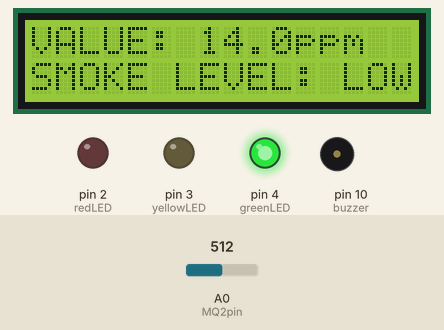
Recording of a sketch running on a simulated Arduino Uno, built with avr-gcc and run on an emulated ATmega328P. Shown: 16×2 character LCD, output pins drawn as LEDs (lit = HIGH), buzzer (waves = sounding). The test bench sets the inputs (shaded band); at power-on: A0 (MQ2pin) = 512. What the sketch prints to the serial monitor is not drawn.

Above: at 5.2 s.
5.3 s: A0 (MQ2pin) set to 633
At 6.9 s:
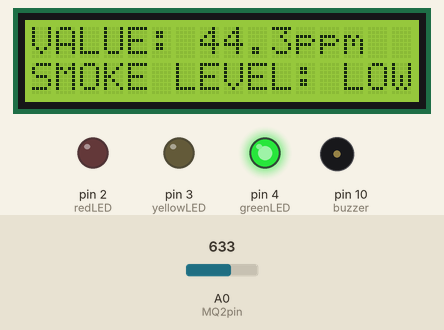
11.2 s: A0 (MQ2pin) set to 658
At 13.2 s:
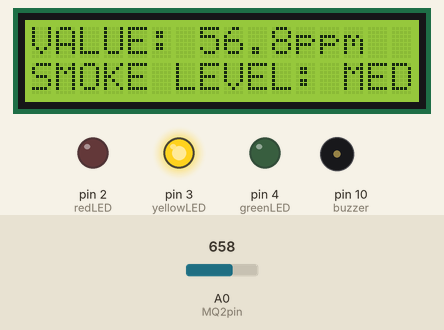
17.1 s: A0 (MQ2pin) set to 695
At 19.5 s:
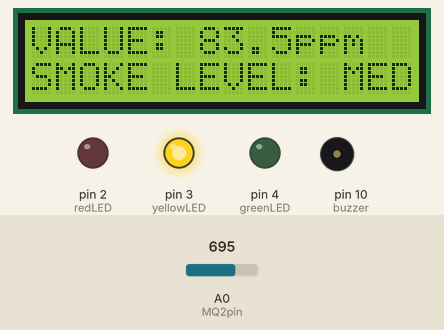
21.9 s: A0 (MQ2pin) set to 726
At 23.0 s:
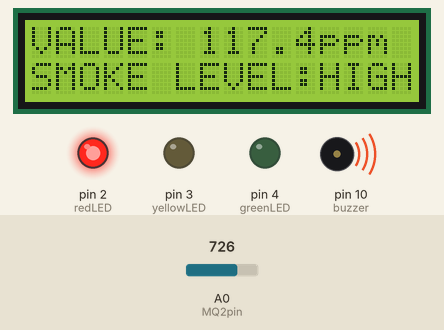
27.8 s: A0 (MQ2pin) set to 1008
At 29.4 s:
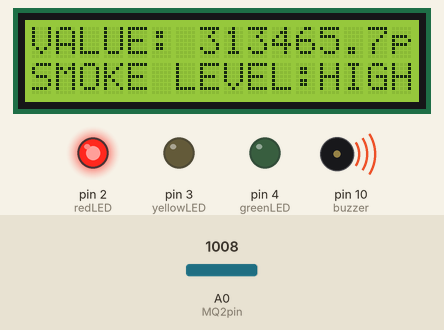
32.0 s: A0 (MQ2pin) set to 1023
At 34.1 s:
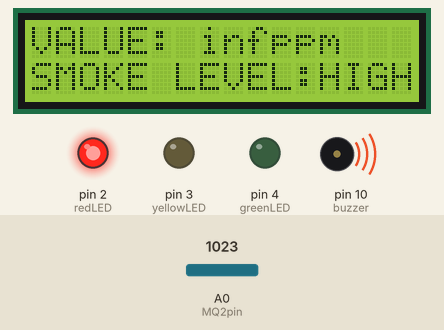
Timing chart, 0 to 35.6 s (numbered marks = the images above; inputs shaded):
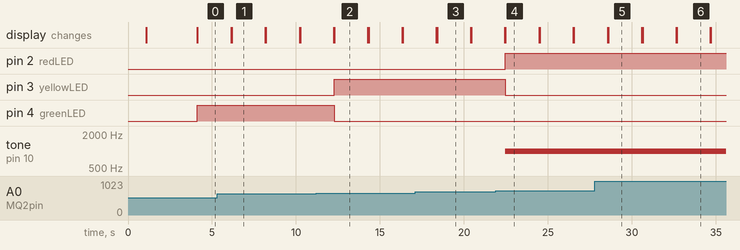

The sketch:

gas_and_smoke_with_automatic_IoT.ino
```cpp
#include <Wire.h>
#include <LiquidCrystal_I2C.h>
#include <math.h>

LiquidCrystal_I2C lcd(0x27, 16, 2);  // I2C LCD address

// Pin definitions
#define MQ2pin A0
#define greenLED 4
#define yellowLED 3
#define redLED 2
#define buzzer 10

#define RL 5.0         // Load resistance in kΩ
float Ro = 10.0;       // Sensor resistance in clean air (adjust if calibrated)

void setup() {
  pinMode(greenLED, OUTPUT);
  pinMode(yellowLED, OUTPUT);
  pinMode(redLED, OUTPUT);
  pinMode(buzzer, OUTPUT);

  lcd.begin(16, 2);
  lcd.backlight();
  lcd.setCursor(0, 0);
  lcd.print(" FIRE AND SMOKE");
  delay(1000);
  lcd.setCursor(0, 1);
  lcd.print("DETECTION SYSTEM");
  delay(3000);
  lcd.clear();

  Serial.begin(9600);
}

// Convert raw ADC to sensor resistance (Rs)
float getSensorResistance(int raw_adc) {
  float voltage = (float)raw_adc * (5.0 / 1023.0);
  float resistance = (5.0 - voltage) / voltage * RL;
  return resistance;
}

// Estimate PPM from Rs/Ro ratio using MQ-2 log-log curve equation
float getPPM(float rs_ro_ratio) {
  float ppm_log = (log10(rs_ro_ratio) - 0.18) / -0.42;
  return pow(10, ppm_log);
}

void loop() {
  int sensorADC = analogRead(MQ2pin);
  float sensorResistance = getSensorResistance(sensorADC);
  float rs_ro_ratio = sensorResistance / Ro;
  float ppm = getPPM(rs_ro_ratio);

  // Display values on Serial Monitor
  Serial.print("ADC: ");
  Serial.print(sensorADC);
  Serial.print(" | Rs/Ro: ");
  Serial.print(rs_ro_ratio);
  Serial.print(" | PPM: ");
  Serial.print(ppm, 1);

  // Display on LCD
  lcd.setCursor(0, 0);
  lcd.print("VALUE: ");
  lcd.print(ppm, 1);
  lcd.print("ppm   ");  // Clear any leftover digits

  lcd.setCursor(0, 1);

  if (ppm < 50) {
    lcd.print("SMOKE LEVEL: LOW ");
    Serial.println(" | Status: LOW");
    digitalWrite(greenLED, HIGH);
    digitalWrite(yellowLED, LOW);
    digitalWrite(redLED, LOW);
    noTone(buzzer);
  }
  else if (ppm >= 50 && ppm < 100) {
    lcd.print("SMOKE LEVEL: MED ");
    Serial.println(" | Status: MEDIUM");
    digitalWrite(greenLED, LOW);
    digitalWrite(yellowLED, HIGH);
    digitalWrite(redLED, LOW);
    noTone(buzzer);
  }
  else {
    lcd.print("SMOKE LEVEL:HIGH");
    Serial.println(" | Status: HIGH");
    digitalWrite(greenLED, LOW);
    digitalWrite(yellowLED, LOW);
    digitalWrite(redLED, HIGH);
    tone(buzzer, 1000);  // Continuous tone
  }

  delay(2000);
  lcd.clear();
}
```

Measured:
- the behaviour switches between 645 and 646 on A0 (MQ2pin) (found by bisection; images 1 and 2)
- the behaviour switches between 711 and 712 on A0 (MQ2pin) (found by bisection; images 3 and 4)
- the behaviour switches between 1022 and 1023 on A0 (MQ2pin) (found by bisection; images 5 and 6)
- after the input at 5.3 s, the display: first differs from a run without the input after 0.87 s (image 1)
- after the input at 11.2 s, pin 3 (yellowLED): LOW → HIGH after 1.1 s; pin 4 (greenLED): HIGH → LOW after 1.1 s; the display: first differs from a run without the input after 1.1 s (image 2)
- after the input at 17.1 s, the display: first differs from a run without the input after 1.3 s (image 3)
- after the input at 21.9 s, pin 2 (redLED): LOW → HIGH after 0.57 s; pin 3 (yellowLED): HIGH → LOW after 0.57 s; tone on pin 10 (buzzer): silent → 1000 Hz after 0.57 s; the display: first differs from a run without the input after 0.57 s (image 4)
- after the input at 27.8 s, the display: first differs from a run without the input after 0.79 s (image 5)
- after the input at 32.0 s, the display: first differs from a run without the input after 0.67 s (image 6)
